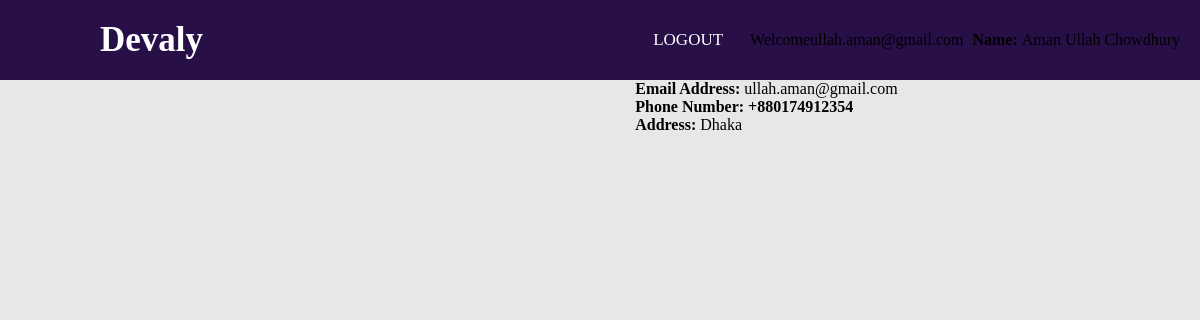
The app's page /manager/profile.php (signed in) with its own data.
### tables this page shows
CREATE TABLE `manager` (
  `manager_id` smallint(4) NOT NULL,
  `location_id` char(3) DEFAULT NULL,
  `manager_firstName` varchar(12) NOT NULL,
  `manager_lastName` varchar(12) NOT NULL,
  `manager_email` varchar(32) NOT NULL,
  `manager_password` varchar(32) NOT NULL,
  `manager_phone_number` bigint(11) NOT NULL,
  `manager_address` varchar(52) NOT NULL
);

### manager/profile.php (the view, shortened to what this page needs)
<DOCTYPE html>
  <html lang ="en" dir= "ltr">
  <head>
    <link rel= "stylesheet" href="profile.css">
  </head>
  <body>
    <nav>
      <label>
        <label class="logo">Devaly</label>
        <ul>
              <li><a href="logout.php">logout</a></li>
              <li><p><?php
              echo "Welcome" .$_SESSION["emailID"];
              ?>
  </p></li>
  <?php
  require '../connections/connection.php';
  $email= $_SESSION["emailID"];
$sql=  "SELECT * FROM manager
where manager_email= '$email'" ;
              $result=mysqli_query($conn,$sql);
              if (mysqli_num_rows($result)>0) {
                while ($row = mysqli_fetch_assoc($result)) {
                      echo'<tr>
                              <b>Name:  </b><td>'.$row['manager_firstName'].'</td> <td>'.$row['manager_lastName'].'</td><br>
                              <b>Email Address:  </b><td>'.$row['manager_email'].'</td><br>
                              <b>Phone Number:  +880</b><b>'.$row['manager_phone_number'].'</b><br>
                              <b>Address:  </b><td>'.$row['manager_address'].'</td><br>
                         </tr>';
                    }
                }
  ?>
</body>
</html>

### manager/profile.css (style rules this page uses)
* { padding: 0; margin: 0; text-decoration: none; list-style: none; box-sizing: border-box; }
body { background-color: #e7e7e7; }
nav { background: #290F47; height: 80px; width: 100%; }
label.logo { color: white; font-size: 35px; line-height: 80px; padding: 0 100px; font-weight: bold; }
nav ul { float: right; margin-right: 20px; }
nav ul li { display: inline-block; line-height: 80px; margin: 0 5px; }
nav ul li a { color: white; font-size: 17px; padding: 7px 13px; border-radius: 3px; text-transform: uppercase; }

### records on screen
manager: manager_firstName "Aman Ullah", manager_lastName "Chowdhury", manager_email "ullah.aman@gmail.com", manager_phone_number "174912354", manager_address "Dhaka"

### other values on screen
$_SESSION["emailID"] "ullah.aman@gmail.com"
